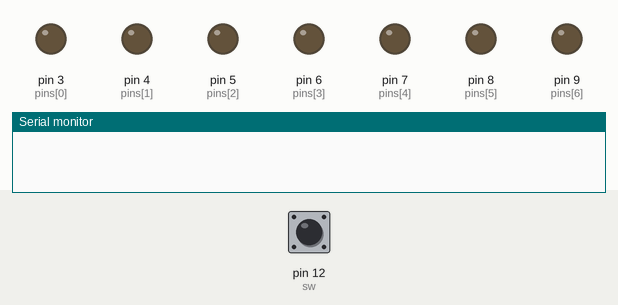
This sketch was run on a simulated Arduino Uno, built with avr-gcc and run on an emulated ATmega328P. On the bench: output pins drawn as LEDs (lit = HIGH), the last lines printed to the serial monitor. Inputs (shaded band) come from the test bench; at power-on: pin 12 (sw) HIGH.

Above: at 1.2 s.
1.3 s: pin 12 (sw) pulled LOW for 0.15 s
At 1.4 s:
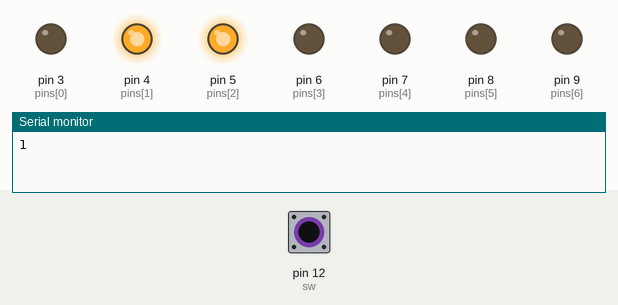
3.0 s: pin 12 (sw) pulled LOW for 1 s
At 3.8 s:
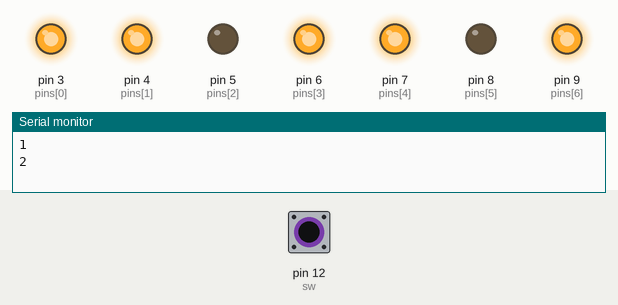
5.5 s: pin 12 (sw) pulled LOW for 0.15 s
At 5.6 s:
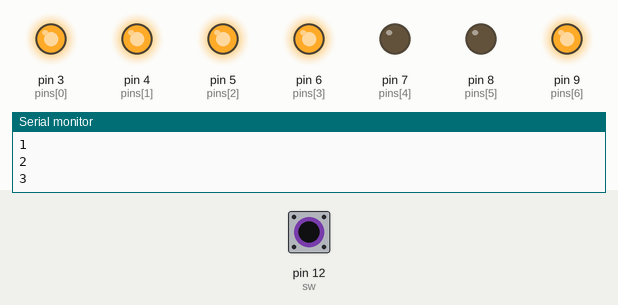
7.2 s: pin 12 (sw) pulled LOW for 3.2 s
At 7.5 s:
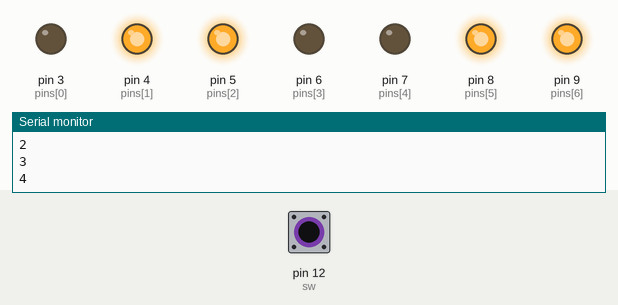
11.9 s: pin 12 (sw) pulled LOW for 0.15 s
At 12.0 s:
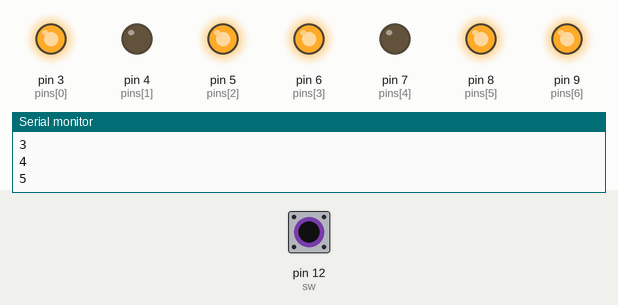
13.6 s: pin 12 (sw) pulled LOW for 1 s
At 14.4 s:
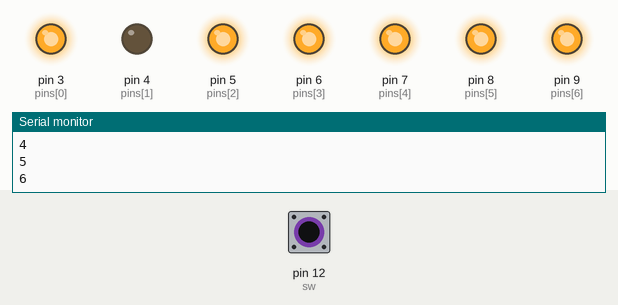
Timing chart, 0 to 16.6 s (numbered marks = the images above; inputs shaded):
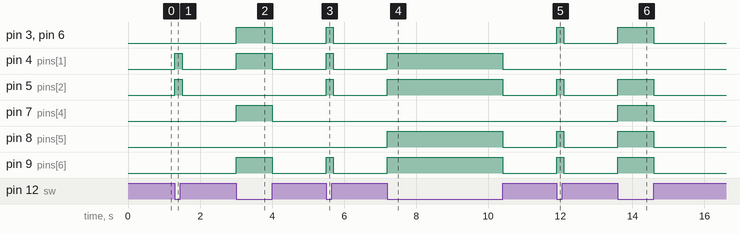

Measured:
- after the input at 1.3 s, pin 4 (pins[1]), pin 5 (pins[2]): LOW → HIGH at once, → LOW 0.20 s later
- after the input at 3.0 s, pin 3 (pins[0]), pin 4 (pins[1]), pin 6 (pins[3]), pin 7 (pins[4]), pin 9 (pins[6]): LOW → HIGH at once, → LOW 1.0 s later
- after the input at 5.5 s, pin 3 (pins[0]), pin 4 (pins[1]), pin 5 (pins[2]), pin 6 (pins[3]), pin 9 (pins[6]): LOW → HIGH at once, → LOW 0.20 s later
- after the input at 7.2 s, pin 4 (pins[1]), pin 5 (pins[2]), pin 8 (pins[5]), pin 9 (pins[6]): LOW → HIGH at once, → LOW 3.2 s later
- after the input at 11.9 s, pin 3 (pins[0]), pin 5 (pins[2]), pin 6 (pins[3]), pin 8 (pins[5]), pin 9 (pins[6]): LOW → HIGH at once, → LOW 0.20 s later
- after the input at 13.6 s, pin 3 (pins[0]), pin 5 (pins[2]), pin 6 (pins[3]), pin 7 (pins[4]), pin 8 (pins[5]), pin 9 (pins[6]): LOW → HIGH at once, → LOW 1.0 s later

The sketch:

counter_with_switch.ino
```cpp
void on(int pin){
    digitalWrite(pin, HIGH);
}

void off(int pin){
    digitalWrite(pin, LOW);
}

void wait(int delayTime) {
    delay(delayTime);
}

void print(String s) {
    Serial.println(s);
}

void print(int i) {
    Serial.println(i);
}

class Counter{
private:
    int count;

public:
    Counter(){
        count = 0;
    }
    void add(){
        count++;
    }
    int getCount(){
        return count;
    }
    void resetCounter(){
        count = 0;
    }
};

class Switch{
private:
    bool sw;

public:
    Switch(){
        sw = false;
    }
    bool isSwitchUp(){
        return sw;
    }
    void up(){
        sw = true;
    }
    void down(){
        sw = false;
    }
};


int sw = 12;
int pins[] = {3, 4, 5, 6, 7, 8, 9};
bool blueprints[10][7] = {
    {1, 1, 1, 1, 1, 1, 0},  // 0
    {0, 1, 1, 0, 0, 0, 0},  // 1
    {1, 1, 0, 1, 1, 0, 1},  // 2
    {1, 1, 1, 1, 0, 0, 1},  // 3
    {0, 1, 1, 0, 0, 1, 1},  // 4
    {1, 0, 1, 1, 0, 1, 1},  // 5
    {1, 0, 1, 1, 1, 1, 1},  // 6
    {1, 1, 1, 0, 0, 0, 0},  // 7
    {1, 1, 1, 1, 1, 1, 1},  // 8
    {1, 1, 1, 1, 0, 1, 1},  // 9
};
Counter counter = Counter();
Switch swit = Switch();


void setup() {
    for (int i=0; i<7; i++){
        pinMode(pins[i], OUTPUT);
    }
    pinMode(sw, INPUT_PULLUP);
    Serial.begin(9600);
}

void loop() {

    // 선이 연결된 상태일 때
    if (digitalRead(sw) == LOW) {
        if (!swit.isSwitchUp()){
            swit.up();
            counter.add();
            print(counter.getCount());
        }
        int count = counter.getCount() % 10;
        for (int i=0; i<7; i++){
            if (blueprints[count][i]) {
                on(pins[i]);
            }
        }
        delay(100);
    } else {
        if (swit.isSwitchUp()) {
            swit.down();
            for(int i=0; i<7; i++){
                off(pins[i]);
            }
        }
    }

}
```
